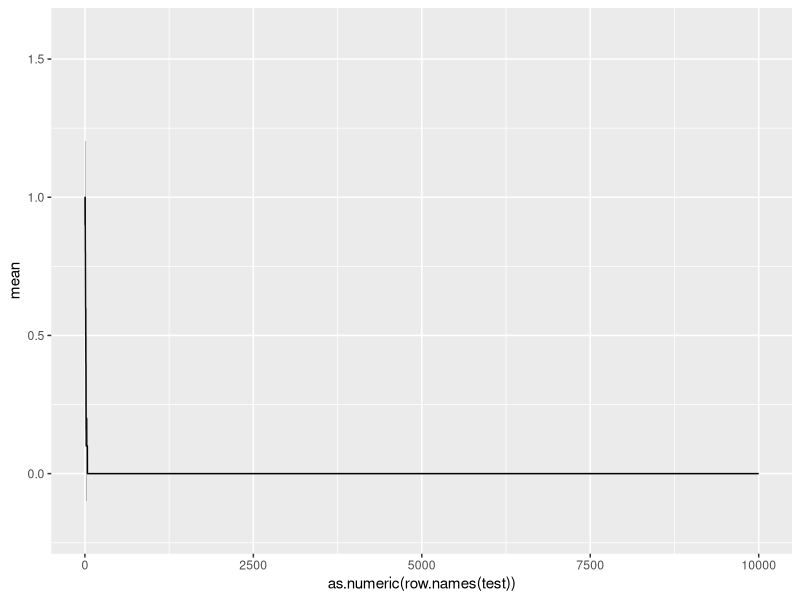
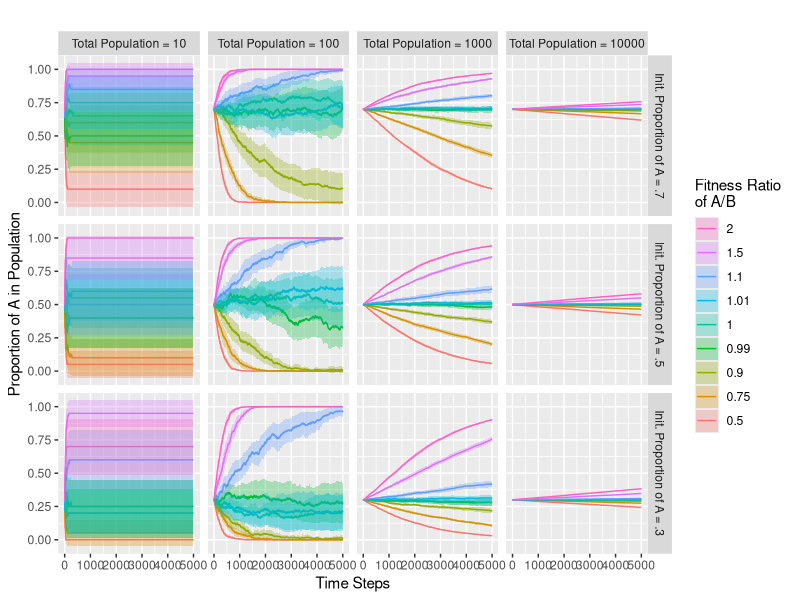

Recreate these plots in R, in order. (Note: a time limit stopped this script after it produced the figures.)
library(ggplot2)
library(reshape2)

####Functions####
#Per time step, generates the new generation
#i is population of A, N is total population
#Ra and Rb are fitness of A and B
generator <- function (i, N, Ra, Rb) {
  #Prob of A giving birth
  p.bir <- (Ra*i)/((Ra*i) + (Rb*(N-i)))
  
  #Prob of A dying
  p.death <- (i/N)
  
  
  #Selecting who gives birth
  if (runif(1) < p.bir) {
    i <- i + 1 #If we select a, then a grows by 1
  } else {
    i <- i #If we select b, then a is steady
  }
  
  
  #Selecting who dies
  if (runif(1) < p.death) {
    i <- i - 1 #If we select a, then a reduces by 1
  } else {
    i <- i #If we select b, then a is steady
  }
  
  #Spit out number of a
  return(i)
}

#Takes the generator function and performs it across
#Many time steps for a specified number of reps
#Spits out a Mean with upper and lower confidence bounds
moran.process <- function (i, N, Ra, Rb, rep, step) {

#Sets up a matrix where each row is a time step
#Each column is a replicate
mat <- matrix(nrow = step, ncol = rep)

#Recording the origial i for each rep reset
orig.i <- i

#Loop, for each p (a rep), calculate the needed generations
#Then reset back the original i and repeat for a new column
for (p in 1:rep) {
  i <- orig.i
  for (q in 1:step) {
    mat[q, p] <- i
    i <- generator(i, N = N, Ra = Ra, Rb = Rb)
  }
}

#Generating a summary matrix with mean and confidence intervals
sum.mat <- matrix(nrow = step, ncol = 3)

#First column is mean, and second column are standard error
sum.mat[,1] <- apply(mat, 1, mean)
sum.mat[,2] <- apply(mat, 1, function (x) (2*(sd(x))/sqrt(rep)))
sum.mat[,3] <- apply(mat, 1, function (x) (2*(sd(x))/sqrt(rep)))

#Lower Bound (95%)
sum.mat[,2] <- sum.mat[,1] - sum.mat[,2]

#Upper Bound (95%)
sum.mat[,3] <- sum.mat[,1] + sum.mat[,3]

#Naming columns
colnames(sum.mat) <- c("mean", "lower_bound", "upper_bound")

return(as.data.frame(sum.mat))
}

extinguisher <- function (i, N, Ra, Rb, rep) {
  #Matrix to capture time steps to extinction
  mat <- matrix(nrow = rep, ncol = 1)
  
  #Retaining original i
  orig.i <- i
  

  
  #Run Moran Process Until i = 0 or i = N
  for (x in 1:rep) {
    #Start counter at 1, resets with each loop
    #logic is that if at i = N or 0, takes 0 steps to fix
    count <- 0
    
    #Reset i to original value
    i <- orig.i
    
    while (i != 0 & i != N)
    {
      i <- generator(i, N = N, Ra = Ra, Rb = Rb)
      count <- count + 1
    }
    
    #Record value in capture matrix
    mat[x, 1] <- count
    
  }
  
return(mat)  
  
}


####Question 1: Basic Process over different N, N_0, and r####
#testing this out
test <- moran.process(1, 10, 1, 2, 10, 10000)

#test plot
ggplot(test, aes(x = as.numeric(row.names(test)), y = mean)) +
    geom_line()+
    geom_ribbon(aes(ymin=lower_bound,ymax=upper_bound), alpha=0.3)


#Set of populations
pop <- c(10, 100, 1000, 10000)

#Set of initial proportions of A
init.prop <- c(.3, .5, .7)

#Number of time steps
step <- 5000

vars <- as.data.frame(expand.grid(
                              N = pop,
                              i = init.prop, 
                              Ra = c(0.5, 0.75, 0.9, 0.99, 1, 1.01, 1.1, 1.5, 2),
                              Rb = 1, 
                              rep = 20, 
                              step = step))

#True initial i based off proportion of N
vars$i <- vars$i*vars$N

#applying all the variables to function
master <- mapply(moran.process, i = vars$i, 
                                N = vars$N, 
                                Ra = vars$Ra, 
                                Rb = vars$Rb, 
                                rep = vars$rep, 
                                step = vars$step, SIMPLIFY = FALSE)

#creating a dataframe 
master.sum <- do.call(rbind, master)

#Appending original variable  to the results
for (q in 1:nrow(vars)) {
  master.sum$i[(1+step*(q-1)):(step*q)] <- vars$i[q]
  master.sum$N[(1+step*(q-1)):(step*q)] <- vars$N[q]
  master.sum$R[(1+step*(q-1)):(step*q)] <- vars$Ra[q]
  master.sum$time[(1+step*(q-1)):(step*q)] <- 1:step
}

#Normalizing initial population and mean
master.sum$mean <- master.sum$mean/master.sum$N
master.sum$upper_bound <- master.sum$upper_bound/master.sum$N
master.sum$lower_bound <- master.sum$lower_bound/master.sum$N
master.sum$i <- master.sum$i/master.sum$N

#Converting initial pop, total pop size, and fitness ratio to factors
master.sum$i <- as.factor(master.sum$i)
master.sum$N <- as.factor(master.sum$N)
master.sum$R <- as.factor(master.sum$R)

#Naming Things Well
levels(master.sum$i) <- c("Init. Proportion of A = .3",
                          "Init. Proportion of A = .5",
                          "Init. Proportion of A = .7")

levels(master.sum$N) <- c("Total Population = 10",
                          "Total Population = 100",
                          "Total Population = 1000",
                          "Total Population = 10000")

#Changing order of levels for plot
master.sum$i <- factor(master.sum$i, levels = c("Init. Proportion of A = .7",
                                                "Init. Proportion of A = .5",
                                                "Init. Proportion of A = .3")) 





#Plotting everything
fig.1 <- ggplot(master.sum, aes(x = time, y = mean, color=R,
                       ymin=lower_bound, ymax=upper_bound, fill = R)) +
  geom_line() +
  geom_ribbon(alpha=0.3, color = NA) +
  facet_grid(i ~ N) +
  labs(color = "Fitness Ratio \nof A/B",
       fill = "Fitness Ratio \nof A/B",
       x = "Time Steps",
       y = "Proportion of A in Population",
       subtitle = "")  + 
  guides(fill = guide_legend(reverse = TRUE),
         color = guide_legend(reverse = TRUE))

#Saving as PNG
ggsave("Moran_Eash.png", plot = fig.1,
       scale = 1, width = 12, height = 8, units = "in",
       dpi = 400)

####Question 2: Extinction Times over different N, N_0 and r####
#Set of populations
pop <- c(10, 50, 100, 500)

#Set of initial proportions of A
init.prop <- c(.3, .5, .7)

rep <- 100

vars <- as.data.frame(expand.grid(
  N = pop,
  i = init.prop, 
  Ra = c(0.5, 0.75, 0.9, 0.99, 1, 1.01, 1.1, 1.5, 2),
  Rb = 1, 
  rep = 100))

#True initial i based off proportion of N
vars$i <- vars$i*vars$N

#applying all the variables to function
master <- mapply(extinguisher, i = vars$i, 
                 N = vars$N, 
                 Ra = vars$Ra, 
                 Rb = vars$Rb, 
                 rep = vars$rep, SIMPLIFY = FALSE)

master.sum <- do.call(rbind, master)
master.sum <- as.data.frame(master.sum)

#Appending original variable  to the results
for (q in 1:nrow(vars)) {
  master.sum$i[(1+rep*(q-1)):(rep*q)] <- vars$i[q]
  master.sum$N[(1+rep*(q-1)):(rep*q)] <- vars$N[q]
  master.sum$R[(1+rep*(q-1)):(rep*q)] <- vars$Ra[q]
  master.sum$rep[(1+rep*(q-1)):(rep*q)] <- 1:rep
}


#Converting i back to porpotion 
master.sum$i <- master.sum$i/master.sum$N

#Converting initial pop, total pop size, and fitness ratio to factors
master.sum$i <- as.factor(master.sum$i)
master.sum$N <- as.factor(master.sum$N)
master.sum$R <- as.factor(master.sum$R)


#Naming Things Well
levels(master.sum$i) <- c("Init. Proportion of A = .3",
                          "Init. Proportion of A = .5",
                          "Init. Proportion of A = .7")

levels(master.sum$N) <- c("Total Population = 10",
                          "Total Population = 50",
                          "Total Population = 100",
                          "Total Population = 500")

#Changing order of levels for plot
master.sum$i <- factor(master.sum$i, levels = c("Init. Proportion of A = .7",
                                                "Init. Proportion of A = .5",
                                                "Init. Proportion of A = .3")) 


fig.2 <- ggplot(master.sum, aes(x = R, y = V1, color = i)) +
  scale_y_continuous(trans='log10') +
  geom_boxplot(outlier.shape = NA) +
  facet_grid(~N) +
  labs(color = "Initial Proportion of A",
       x = "Relative Fitness of A over B",
       y = "Average Extinction Time (LOG SCALE)",
       subtitle = "")  

#Saving as PNG
ggsave("extinct_time_Eash.png", plot = fig.2,
       scale = 1, width = 16, height = 8, units = "in",
       dpi = 400)
